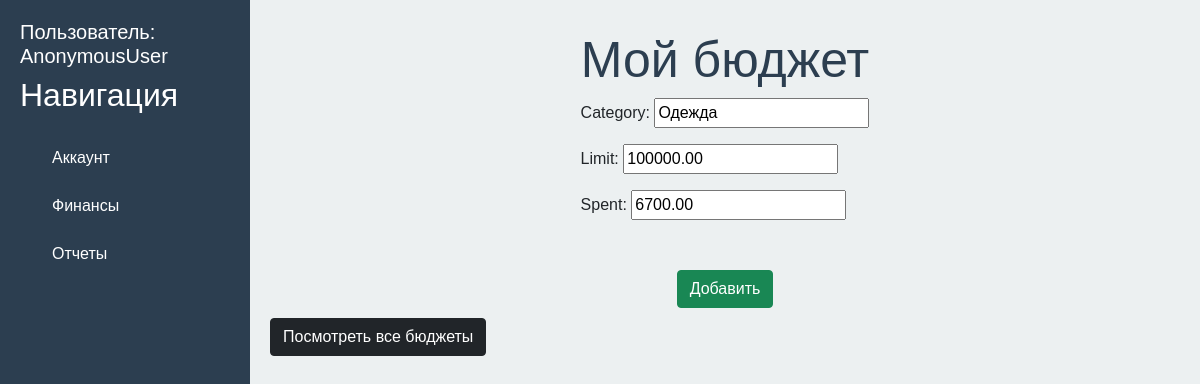
The app's page /myfinances/budget/1/update/ with its own data.
### finances/models.py (models this page shows, shortened)
class Budget(models.Model):
    user = models.ForeignKey(settings.AUTH_USER_MODEL, on_delete = models.CASCADE)
    category = models.CharField(max_length = 100)
    limit =  models.DecimalField(max_digits=10, decimal_places=2, default=0)
    spent =  models.DecimalField(max_digits=10, decimal_places=2, default=0)
    date = models.DateTimeField(default=timezone.now)

### finances/views.py (the view)
# urls.py: path('budget/<int:pk>/update/', views.BudgetUpdateView.as_view(), name = 'budget_update'),      #Update/edit a budget record
class BudgetUpdateView(UpdateView):
    model = Budget
    template_name = 'finances/budget_create.html'
    form_class = BudgetForm
    success_url = reverse_lazy('budget_list')

### finances/forms.py
class BudgetForm(ModelForm):
    class Meta:
        model = Budget
        fields = ['category', 'limit', 'spent']

### finances/templates/finances/budget_create.html (shortened to what this page needs)
{% extends 'users/base.html'%}
{% block content %}
<div class="features">
        <h1> Мой бюджет </h1>
    <div class="form">
        <form method="post">
            {{form.as_p}}
            <button type="submit" class="btn btn-success"> Добавить </button>
        </form>
    </div>
    <a href="{% url 'budget_list'%}" class="btn btn-dark"> Посмотреть все бюджеты </a>
</div>
{% endblock %}

### users/static/users/css/users.css (style rules this page uses)
body { font-family: Arial, sans-serif; display: flex; height: 100vh; }
main .features h1 { font-size: 50px; margin-top: 10px; color: #2c3e50; text-align: center; }
main .features button { margin: 0 auto; display: block; margin-top:50px; }
main .features a { text-align: center; margin-top: 10px }
main .form { display: flex; justify-content: center; align-items: center; }

### records on screen
Budget: category "Одежда", limit "100000.00", spent "6700.00"

### other values on screen
{{ user }} "AnonymousUser"
